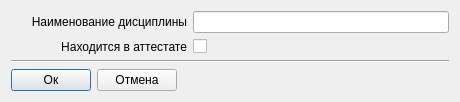
<?xml version="1.0" encoding="UTF-8"?>
<ui version="4.0">
 <class>mAddDisciplineDialog</class>
 <widget class="QDialog" name="mAddDisciplineDialog">
  <property name="geometry">
   <rect>
    <x>0</x>
    <y>0</y>
    <width>460</width>
    <height>99</height>
   </rect>
  </property>
  <property name="windowTitle">
   <string>Dialog</string>
  </property>
  <layout class="QVBoxLayout" name="verticalLayout_2">
   <item>
    <layout class="QGridLayout" name="gridLayout">
     <item row="0" column="1">
      <widget class="QLineEdit" name="lineEdit">
       <property name="sizePolicy">
        <sizepolicy hsizetype="Fixed" vsizetype="Fixed">
         <horstretch>0</horstretch>
         <verstretch>0</verstretch>
        </sizepolicy>
       </property>
       <property name="minimumSize">
        <size>
         <width>256</width>
         <height>0</height>
        </size>
       </property>
       <property name="maximumSize">
        <size>
         <width>256</width>
         <height>16777215</height>
        </size>
       </property>
      </widget>
     </item>
     <item row="0" column="0">
      <widget class="QLabel" name="label">
       <property name="text">
        <string>Наименование дисциплины</string>
       </property>
       <property name="alignment">
        <set>Qt::AlignRight|Qt::AlignTrailing|Qt::AlignVCenter</set>
       </property>
      </widget>
     </item>
     <item row="1" column="0">
      <widget class="QLabel" name="label_2">
       <property name="text">
        <string>Находится в аттестате</string>
       </property>
       <property name="alignment">
        <set>Qt::AlignRight|Qt::AlignTrailing|Qt::AlignVCenter</set>
       </property>
      </widget>
     </item>
     <item row="1" column="1">
      <widget class="QCheckBox" name="certCheckBox">
       <property name="text">
        <string/>
       </property>
      </widget>
     </item>
    </layout>
   </item>
   <item>
    <widget class="Line" name="line">
     <property name="orientation">
      <enum>Qt::Horizontal</enum>
     </property>
    </widget>
   </item>
   <item>
    <layout class="QHBoxLayout" name="horizontalLayout">
     <item>
      <widget class="QPushButton" name="okPushButton">
       <property name="text">
        <string>Ок</string>
       </property>
      </widget>
     </item>
     <item>
      <widget class="QPushButton" name="cancelPushButton">
       <property name="text">
        <string>Отмена</string>
       </property>
      </widget>
     </item>
     <item>
      <spacer name="horizontalSpacer">
       <property name="orientation">
        <enum>Qt::Horizontal</enum>
       </property>
       <property name="sizeHint" stdset="0">
        <size>
         <width>40</width>
         <height>20</height>
        </size>
       </property>
      </spacer>
     </item>
    </layout>
   </item>
  </layout>
 </widget>
 <resources/>
 <connections/>
</ui>
